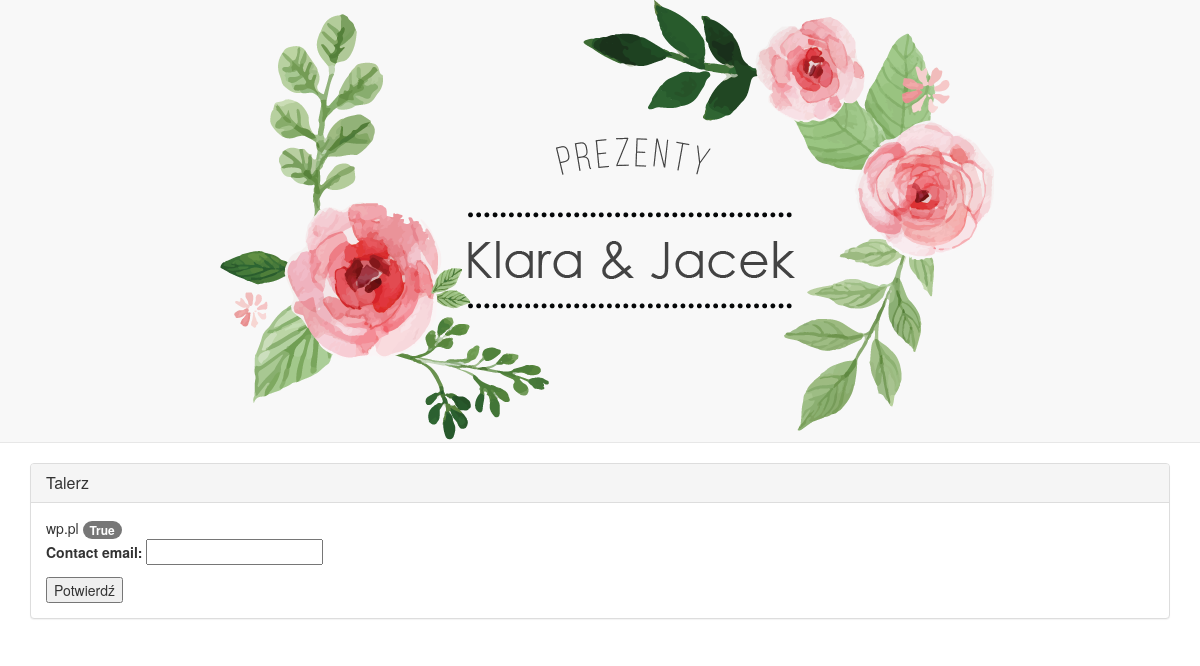
The app's page /, older data.
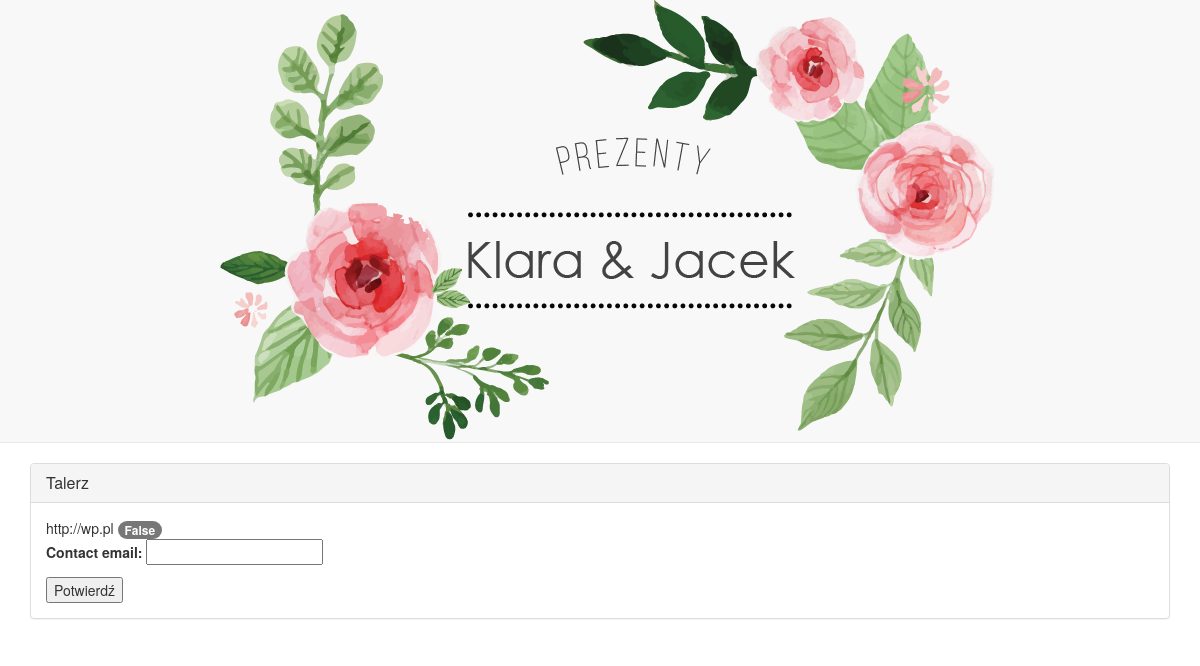
The same page, newer data.
### main_app/models.py (models this page shows, shortened)
class Gift(models.Model):
    name = models.CharField(max_length=100)
    link = models.URLField(max_length=100)
    email = models.EmailField()
    occupied = models.BooleanField(default=0)

### main_app/views.py (the view, shortened to what this page needs)
# urls.py: url(r'^$', views.index),
def index(request):
    gifts = Gift.objects.all()
    form_class = ContactForm
    return render(request, 'index.html', {'gifts': gifts,
                                          'form': form_class})

### main_app/templates/index.html (shortened to what this page needs)
{% load staticfiles %}
<!DOCTYPE html>
<html lang="pl">
   <head>
      <link href="{% static 'bootstrap.min.css' %}"
         rel="stylesheet">
      <link href="{% static 'style.css' %}"
         rel="stylesheet">
   </head>
   <body>
      <nav class="navbar navbar-default navbar-static-top text-center">
         <a href="/">
         <img src="{% static 'images/baner-01.png' %}" alt="Lista prezentów">
         </a>
      </nav>
      <main class="container" role="main">
         <div class="gift panel panel-default">
            {% for gift in gifts %}
            <div class="panel-heading">
               <h2 class="panel-title"> {{ gift.name }}</h2>
            </div>
            <div class="panel-body">
               {{ gift.link }}
               <span class="badge badge-success">{{ gift.occupied }}</span>
               <form role="form" action="" method="post">
                  {{ form.as_p }}
                  <button type="submit">Potwierdź</button>
               </form>
            </div>
            {% endfor %}
         </div>
      </main>
   </body>
</html>

Row changes from the older to the newer data that the page shows:
changed Gift "Talerz": link "wp.pl" → "http://wp.pl"; occupied "True" → "False"
